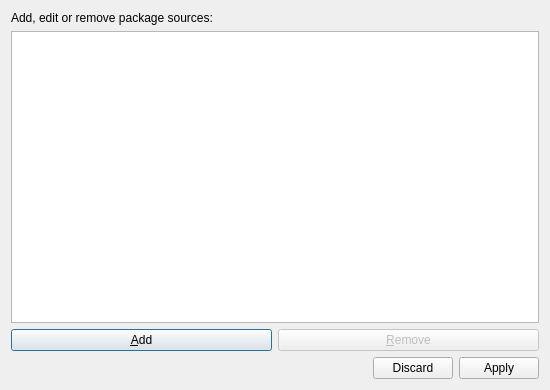
<?xml version="1.0" encoding="UTF-8"?>
<ui version="4.0">
 <class>SourcesDialog</class>
 <widget class="QDialog" name="SourcesDialog">
  <property name="geometry">
   <rect>
    <x>0</x>
    <y>0</y>
    <width>550</width>
    <height>390</height>
   </rect>
  </property>
  <property name="windowTitle">
   <string>Package Sources Maintanence</string>
  </property>
  <property name="modal">
   <bool>true</bool>
  </property>
  <layout class="QHBoxLayout" name="horizontalLayout_3">
   <item>
    <layout class="QVBoxLayout" name="verticalLayout_3">
     <item>
      <layout class="QVBoxLayout" name="verticalLayout_2">
       <item>
        <widget class="QLabel" name="label">
         <property name="text">
          <string>Add, edit or remove package sources:</string>
         </property>
        </widget>
       </item>
       <item>
        <layout class="QVBoxLayout" name="verticalLayout">
         <item>
          <widget class="QListView" name="f_listView">
           <property name="toolTip">
            <string>&lt;html&gt;&lt;head/&gt;&lt;body&gt;&lt;p&gt;Each source is listed here, one per line. The format is as follows:&lt;/p&gt;&lt;p&gt;&lt;span style=&quot; font-style:italic;&quot;&gt;&amp;lt;type&amp;gt; &amp;lt;URI&amp;gt; &amp;lt;distribution&amp;gt; &amp;lt;component1&amp;gt; &amp;lt;component2&amp;gt; ... &amp;lt;componentN&amp;gt;&lt;/span&gt;&lt;/p&gt;&lt;p&gt;where &lt;span style=&quot; font-weight:600;&quot;&gt;type&lt;/span&gt; is either &amp;quot;&lt;span style=&quot; font-style:italic;&quot;&gt;wpkg&lt;/span&gt;&amp;quot; or &amp;quot;&lt;span style=&quot; font-style:italic;&quot;&gt;wpkg-src&lt;/span&gt;&amp;quot;,&lt;br/&gt;&lt;span style=&quot; font-weight:600;&quot;&gt;URI&lt;/span&gt; is either a &lt;span style=&quot; font-style:italic;&quot;&gt;file:&lt;/span&gt; scheme or &lt;span style=&quot; font-style:italic;&quot;&gt;http:&lt;/span&gt; resource,&lt;br/&gt;&lt;span style=&quot; font-weight:600;&quot;&gt;distribution&lt;/span&gt; is the name pointing to the components you desire&lt;br/&gt;and &lt;span style=&quot; font-weight:600;&quot;&gt;component&amp;lt;1-N&amp;gt;&lt;/span&gt; is a list of components containing packages&lt;/p&gt;&lt;p&gt;Double click to edit existing entries, click &lt;span style=&quot; font-style:italic;&quot;&gt;Add&lt;/span&gt; to add a new entry, and &lt;span style=&quot; font-style:italic;&quot;&gt;Remove&lt;/span&gt; to delete highlighed entries.&lt;/p&gt;&lt;/body&gt;&lt;/html&gt;</string>
           </property>
           <property name="editTriggers">
            <set>QAbstractItemView::DoubleClicked</set>
           </property>
           <property name="tabKeyNavigation">
            <bool>true</bool>
           </property>
           <property name="alternatingRowColors">
            <bool>true</bool>
           </property>
           <property name="selectionMode">
            <enum>QAbstractItemView::ExtendedSelection</enum>
           </property>
           <property name="selectionBehavior">
            <enum>QAbstractItemView::SelectRows</enum>
           </property>
          </widget>
         </item>
         <item>
          <layout class="QHBoxLayout" name="horizontalLayout">
           <item>
            <widget class="QPushButton" name="f_addButton">
             <property name="toolTip">
              <string>&lt;html&gt;&lt;head/&gt;&lt;body&gt;&lt;p&gt;Click to add a new source.&lt;/p&gt;&lt;/body&gt;&lt;/html&gt;</string>
             </property>
             <property name="text">
              <string>&amp;Add</string>
             </property>
            </widget>
           </item>
           <item>
            <widget class="QPushButton" name="f_removeButton">
             <property name="enabled">
              <bool>false</bool>
             </property>
             <property name="toolTip">
              <string>&lt;html&gt;&lt;head/&gt;&lt;body&gt;&lt;p&gt;Click to remove highlighted (one or more) sources.&lt;/p&gt;&lt;/body&gt;&lt;/html&gt;</string>
             </property>
             <property name="text">
              <string>&amp;Remove</string>
             </property>
            </widget>
           </item>
          </layout>
         </item>
        </layout>
       </item>
      </layout>
     </item>
     <item>
      <layout class="QHBoxLayout" name="horizontalLayout_2">
       <item>
        <spacer name="horizontalSpacer">
         <property name="orientation">
          <enum>Qt::Horizontal</enum>
         </property>
         <property name="sizeHint" stdset="0">
          <size>
           <width>40</width>
           <height>20</height>
          </size>
         </property>
        </spacer>
       </item>
       <item>
        <widget class="QDialogButtonBox" name="f_buttonBox">
         <property name="toolTip">
          <string>&lt;html&gt;&lt;head/&gt;&lt;body&gt;&lt;p&gt;Click to apply to commit the changes to the database, otherwise they will be abandoned.&lt;/p&gt;&lt;/body&gt;&lt;/html&gt;</string>
         </property>
         <property name="orientation">
          <enum>Qt::Horizontal</enum>
         </property>
         <property name="standardButtons">
          <set>QDialogButtonBox::Apply|QDialogButtonBox::Discard</set>
         </property>
        </widget>
       </item>
      </layout>
     </item>
    </layout>
   </item>
  </layout>
 </widget>
 <resources/>
 <connections/>
</ui>
